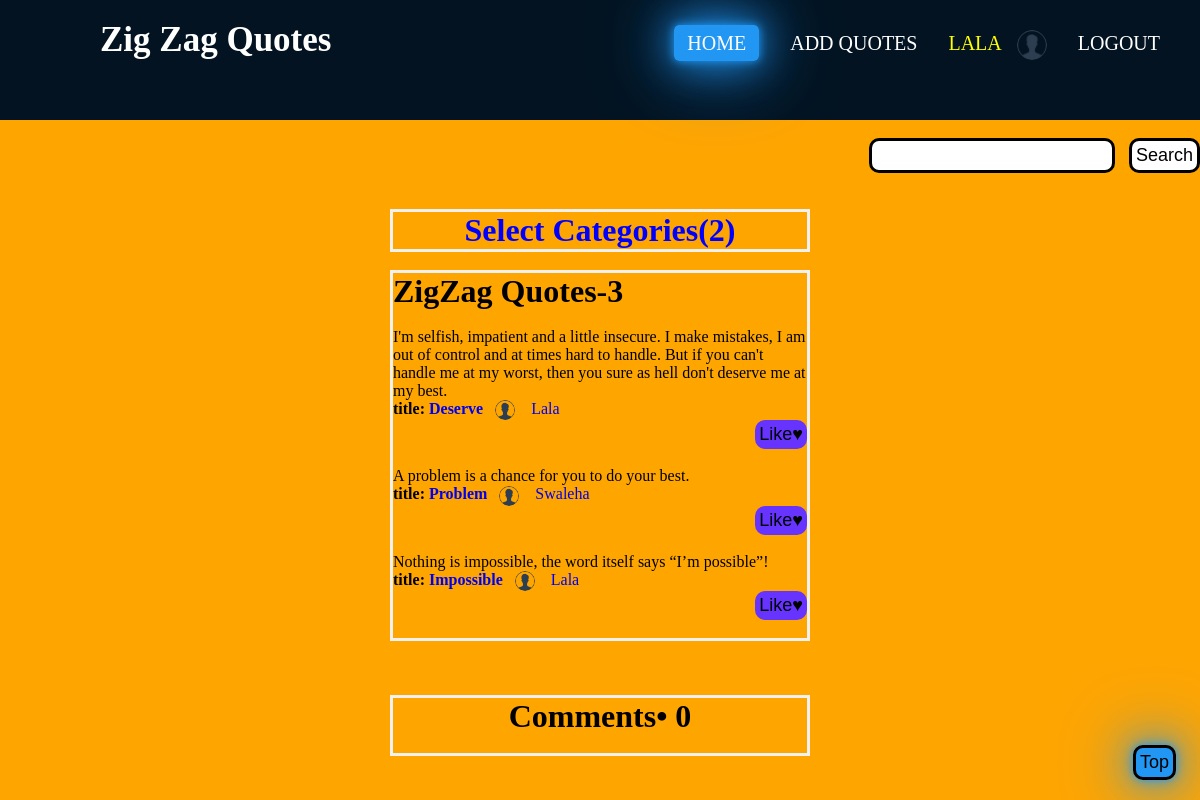
Screenshot of / (signed in) with the database file from the repository.
### quotes/models.py (models this page shows, shortened)
class Profile(models.Model):
    profile_pic = models.ImageField(default="profile.png", upload_to='images/', blank=True, null=True)
    user = models.OneToOneField(settings.AUTH_USER_MODEL, on_delete=models.CASCADE)
    bio = models.CharField(max_length=250, default="I am")
    date_of_birth = models.DateField(blank=True, null=True)
    facebook_url = models.CharField(max_length=250, null=True, blank=True)
    youtube_url = models.CharField(max_length=250, null=True, blank=True)
    twitter_url = models.CharField(max_length=250, null=True, blank=True)
    linkedin_url = models.CharField(max_length=250, null=True, blank=True)
    instagram_url = models.CharField(max_length=250, null=True, blank=True)

class Quote(models.Model):
    author = models.ForeignKey(settings.AUTH_USER_MODEL, on_delete=models.CASCADE, related_name='quotes')
    title = models.CharField(max_length=250)
    body = models.TextField()
    users_like = models.ManyToManyField(settings.AUTH_USER_MODEL, related_name='Quotes_liked', blank=True)
    time = models.DateTimeField(auto_now_add=True, db_index=True)
    category = models.CharField(max_length=250, default='Popular Quote')

### quotes/views.py (the view, shortened to what this page needs)
# urls.py: path('', views.Home.as_view(), name='home'),
class Home(CreateView):
    model = Quote
    form_class = CommentForm
    template_name = "quotes/all_quote.html"
    success_url = reverse_lazy('quotes:home')
    def get_context_data(self, **kwargs):
        context = super().get_context_data(**kwargs)
        context['categories'] = Quote.objects.values("category").distinct()
        context['search'] = SearchFilter(self.request.GET, queryset=self.get_queryset().order_by('-time'))
        context['comment'] = Comment.objects.filter(parent=None)
        return context

### quotes/forms.py
class CommentForm(forms.ModelForm):
    class Meta:
        model = Comment
        fields = ('body',)
        widgets = {
            'body': forms.TextInput(attrs={'class': 'body-form', 'placeholder': 'Enter your Comment'}),
        }

### quotes/templates/quotes/all_quote.html (shortened to what this page needs)
{% extends "home_layout.html" %}
{% load static %}
{% block search %}
<form class="form1" method ="GET" action="." style="text-align:right;">
     {{search.form}}
<input type="submit" value="Search">
</form><br>
{% endblock %}
{% block category %}
<div class="dropdown">
     <h1 style="color:blue; text-align: center;">Select Categories({{categories.count}})</h1>
</div>
{% endblock %}
{% block content %}
     <h1>ZigZag Quotes-{{search.qs.count}}</h1><br>
{% if search.qs %}
     {% for quote in search.qs %}
          <blockquote >{{quote.body|safe}}</blockquote>
          <h4 style="float:left">title: <a  href="{% url 'quotes:quote_detail' quote.pk quote.category|slugify %}">{{quote.title|safe}}</a></h4>&ensp;
              {% if quote.author.profile.profile_pic %}
            <img class="image" src="{{quote.author.profile.profile_pic.url}}">
                {% else %}<img class="image" src="{% static 'profile.png' %}">
              {% endif %}&ensp;
             <a  href="{% url 'profile_page' quote.author.profile.id %}">{{quote.author|capfirst}}</a>
          <form action="{% url 'quotes:quote_like' quote.pk %}" method ="POST" style="text-align:right;">
               <input type="submit" value="Like&#9829;">
          </form><br>
     {% endfor %}
{% else %}
    <p> Not Found.........</p>
{% endif %}
{% endblock %}<br>
{% block footer %}
<div class="dropdown">
    <h1 style="text-align: center;"><strong>Comments• {{ comment.count }} </strong></h1><br>
</div>
{% endblock %}

### quotes/templates/home_layout.html (shortened to what this page needs)
{% load static %}
<html>
{% load static %}
<head>
</head>
<body>
<nav>
    <small class="logo"><a class="active" href="{% url 'quotes:home' %}" style="color:white;box-shadow:none;background:none;">Zig Zag Quotes</a></small>
    <ul>
        <li><a class="active" href="{% url 'quotes:home' %}">home</a></li>
        <li><a href="{% url 'quotes:add_quotes' %}">Add Quotes</a></li>
        {% if request.user.is_authenticated %}
            <li><a  href="{% url 'profile_page' user.profile.id %}" style="color: yellow; box-shadow:none; padding:0; background: none;">
                {{user.username}}&ensp;
                {% if user.profile.profile_pic %}<img class="image1" src="{{user.profile.profile_pic.url}}">
                {% else %}<img class="image1" src="{% static 'profile.png' %}">
                {% endif %}
            </a></li>
            <li><a href="{% url 'logout' %}">Logout</a></li>
        {% else %}
            <li><a href="{% url 'login' %}">Log-in</a></li>
            <li><a href="{% url 'register' %}">Register</a></li>
        {% endif %}
    </ul>
</nav><br>
    <div class="search">
        {% block search %}
        {% endblock %}
     </div><br>
    <div class="category">
    <div class="dropdown">
        {% block category %}
        {% endblock %}
     </div></div><br>
    <div class="content">
        {% block content %}
        {% endblock %}
     </div><br><br><br>
    <div class="footer">
        {% block footer %}
        {% endblock %}
     </div><br>
<button onclick="topFunction()" id="myBtn" title="Go to top">Top</button>
</body>
</html>

### quotes/templates/home_layout.html (style rules this page uses)
* { padding: 0; margin: 0; text-decoration: none; list-style: none; box-sizing: border-box; }
body { background: orange; }
nav { background: #031321; height: 120px; width: 100% }
small.logo { color: white; font-size: 35px; line-height: 80px; padding: 0 100px; font-weight: bold; }
nav ul { float: right; margin-right: 20px; padding: 30px 0 0 0; }
nav ul li { display: inline-block; line-height: 20px; margin: 0 7px; }
nav ul li a { color: white; font-size: 20px; padding: 7px 13px; border-radius: 5px; text-decoration: none; text-transform: uppercase; }
#myBtn { display: block; position: fixed; bottom: 20px; right: 2%; cursor: pointer; }
.active, #myBtn, a:hover { background: #2196f3; box-shadow: 0 0 10px #2196f3, 0 0 40px #2196f3, 0 0 80px #2196f3; transition: .5s; }
.image1 { vertical-align: middle; width: 30px; height: 30px; border-radius: 50%; }
input, button, label { border-radius: 10px; border: none; padding: 4px; color: #000; background-color: #6633FF; font-size: 18px; }

### quotes/templates/quotes/all_quote.html (style rules this page uses)
.form1 input { border-radius: 10px; border-style: solid; color: black; background-color: white; margin-left: 10px; }
.category { max-width: 420px; margin: auto; border: 3px solid #f1f1f1; }
button { border-radius: 10px; border-style: solid; color: black; background-color: white; margin-left: 10px; }
.content, .footer { max-width: 420px; margin: auto; border: 3px solid #f1f1f1;a }
.image { vertical-align: middle; width: 20px; height: 20px; border-radius: 50%; }

### rows the page displays
Quote: body "I'm selfish, impatient and a little insecure. I make mistakes, I am out of control and at times hard to handle. But if you can't handle me at my worst, then you sure as hell don't deserve me at my best.", title "Deserve", author.profile.profile_pic (placeholder picture), author "Lala"
Quote: body "A problem is a chance for you to do your best.", title "Problem", author.profile.profile_pic (placeholder picture), author "Swaleha"
Quote: body "Nothing is impossible, the word itself says “I’m possible”!", title "Impossible", author.profile.profile_pic (placeholder picture), author "Lala"

### other values shown
{{ user.username }} "LALA"
{{ categories.count }} "2"
{{ search.qs.count }} "3"
{{ comment.count }} "0"
